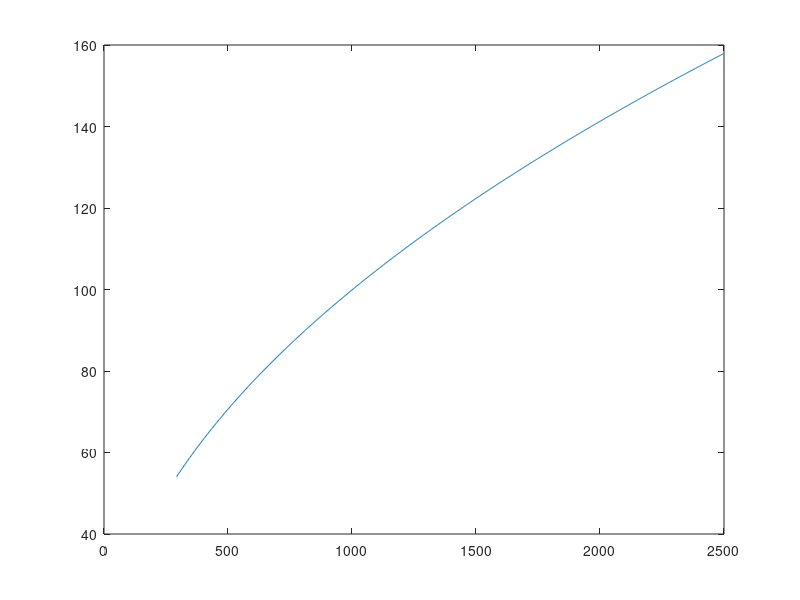
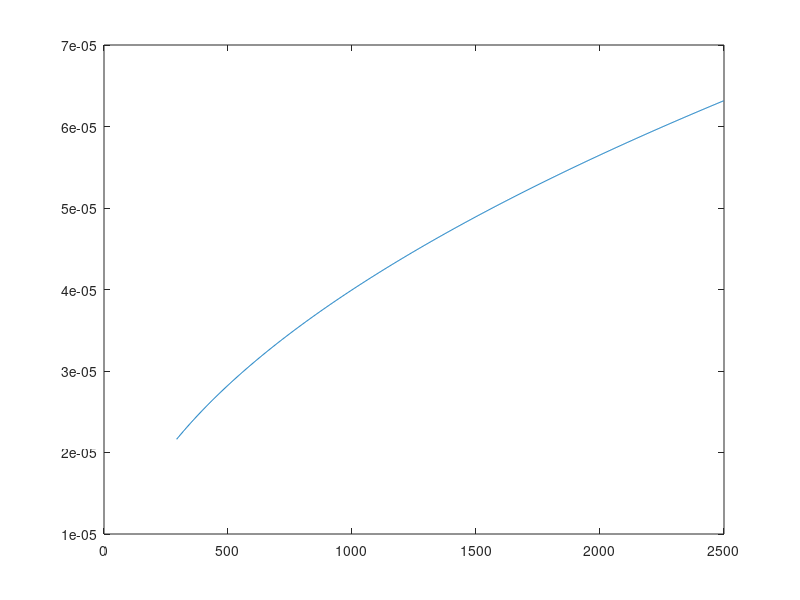
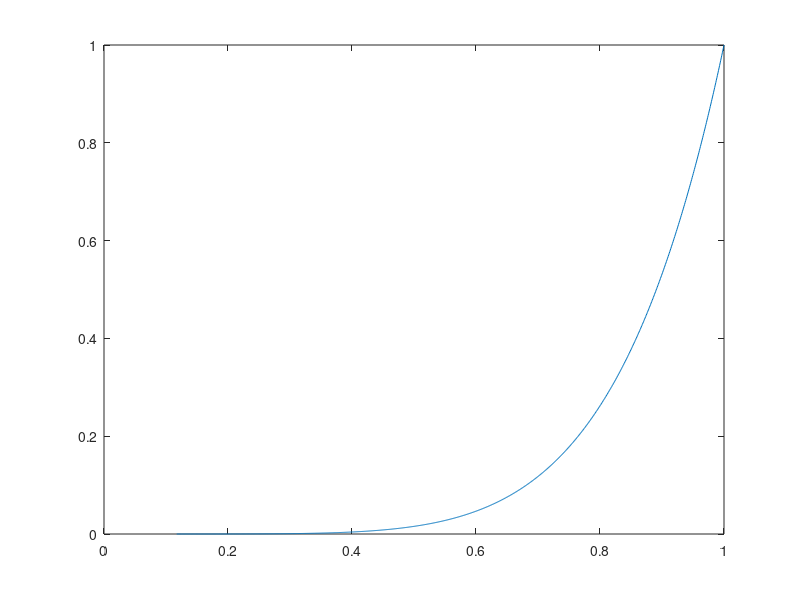

The MATLAB source for these figures, in order:
clc
close all
clear all
format long g

T_amb = 273 + 20;
T_end = 273 + 2225;
R = 8.3145;
M = 1;
gamma = 1.2;
T = linspace(T_amb,T_end,1000)
v = sqrt(R*T/M * gamma)
plot(T,v)

gas_density = 0.1

n_dot_in = 1.71609682164548;

m_dot =  gas_density * v *  0.002*0.002;


figure(2)
plot(T,m_dot)

n_dot_out = m_dot/5;
n_dot_in  = 1.1*n_dot_out;
n = n_dot_in-n_dot_out;

At = 0.002*0.002
P = m_dot .* sqrt(T) .* 1/(At * sqrt(gamma/R) .* ((gamma+1)/2).^(-(gamma+1)/(2.*(gamma-1))))

figure(3)
plot(T,P)

plot((T/T(end)),((T/T(end)).^(-1)).^(-gamma/(gamma-1)))